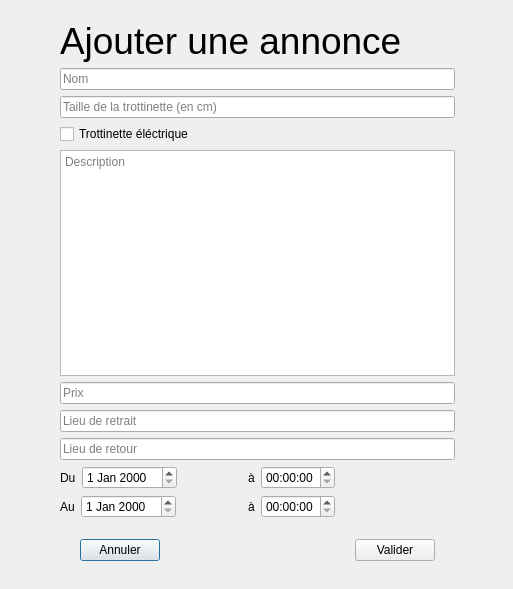
<?xml version="1.0" encoding="UTF-8"?>
<ui version="4.0">
 <class>AjouterAnnonce</class>
 <widget class="QDialog" name="AjouterAnnonce">
  <property name="geometry">
   <rect>
    <x>0</x>
    <y>0</y>
    <width>513</width>
    <height>589</height>
   </rect>
  </property>
  <property name="windowTitle">
   <string>Dialog</string>
  </property>
  <widget class="QWidget" name="gridLayoutWidget">
   <property name="geometry">
    <rect>
     <x>60</x>
     <y>0</y>
     <width>395</width>
     <height>561</height>
    </rect>
   </property>
   <layout class="QGridLayout" name="gridLayout">
    <item row="7" column="0">
     <widget class="QLineEdit" name="retrait">
      <property name="text">
       <string/>
      </property>
      <property name="placeholderText">
       <string>Lieu de retrait</string>
      </property>
     </widget>
    </item>
    <item row="11" column="0">
     <layout class="QHBoxLayout" name="horizontalLayout_3">
      <item>
       <widget class="QLabel" name="au">
        <property name="text">
         <string>Au</string>
        </property>
       </widget>
      </item>
      <item>
       <widget class="QDateEdit" name="dateFin"/>
      </item>
      <item>
       <spacer name="horizontalSpacer_4">
        <property name="orientation">
         <enum>Qt::Horizontal</enum>
        </property>
        <property name="sizeHint" stdset="0">
         <size>
          <width>40</width>
          <height>20</height>
         </size>
        </property>
       </spacer>
      </item>
      <item>
       <widget class="QLabel" name="a_2">
        <property name="text">
         <string>à</string>
        </property>
       </widget>
      </item>
      <item>
       <widget class="QTimeEdit" name="heureFin"/>
      </item>
      <item>
       <spacer name="horizontalSpacer_5">
        <property name="orientation">
         <enum>Qt::Horizontal</enum>
        </property>
        <property name="sizeType">
         <enum>QSizePolicy::Fixed</enum>
        </property>
        <property name="sizeHint" stdset="0">
         <size>
          <width>120</width>
          <height>20</height>
         </size>
        </property>
       </spacer>
      </item>
     </layout>
    </item>
    <item row="2" column="0">
     <widget class="QLineEdit" name="nom">
      <property name="text">
       <string/>
      </property>
      <property name="placeholderText">
       <string>Nom</string>
      </property>
     </widget>
    </item>
    <item row="8" column="0">
     <widget class="QLineEdit" name="retour">
      <property name="text">
       <string/>
      </property>
      <property name="placeholderText">
       <string>Lieu de retour</string>
      </property>
     </widget>
    </item>
    <item row="4" column="0">
     <widget class="QCheckBox" name="checkBox">
      <property name="text">
       <string>Trottinette éléctrique</string>
      </property>
     </widget>
    </item>
    <item row="3" column="0">
     <widget class="QLineEdit" name="taille">
      <property name="text">
       <string/>
      </property>
      <property name="placeholderText">
       <string>Taille de la trottinette (en cm)</string>
      </property>
     </widget>
    </item>
    <item row="10" column="0">
     <layout class="QHBoxLayout" name="horizontalLayout">
      <item>
       <widget class="QLabel" name="du">
        <property name="text">
         <string>Du</string>
        </property>
       </widget>
      </item>
      <item>
       <widget class="QDateEdit" name="dateDeb"/>
      </item>
      <item>
       <spacer name="horizontalSpacer_6">
        <property name="orientation">
         <enum>Qt::Horizontal</enum>
        </property>
        <property name="sizeHint" stdset="0">
         <size>
          <width>40</width>
          <height>20</height>
         </size>
        </property>
       </spacer>
      </item>
      <item>
       <widget class="QLabel" name="a">
        <property name="text">
         <string>à</string>
        </property>
       </widget>
      </item>
      <item>
       <widget class="QTimeEdit" name="heureDeb"/>
      </item>
      <item>
       <spacer name="horizontalSpacer_7">
        <property name="orientation">
         <enum>Qt::Horizontal</enum>
        </property>
        <property name="sizeType">
         <enum>QSizePolicy::Fixed</enum>
        </property>
        <property name="sizeHint" stdset="0">
         <size>
          <width>120</width>
          <height>20</height>
         </size>
        </property>
       </spacer>
      </item>
     </layout>
    </item>
    <item row="0" column="0">
     <spacer name="verticalSpacer">
      <property name="orientation">
       <enum>Qt::Vertical</enum>
      </property>
      <property name="sizeType">
       <enum>QSizePolicy::Fixed</enum>
      </property>
      <property name="sizeHint" stdset="0">
       <size>
        <width>20</width>
        <height>20</height>
       </size>
      </property>
     </spacer>
    </item>
    <item row="12" column="0">
     <spacer name="verticalSpacer_3">
      <property name="orientation">
       <enum>Qt::Vertical</enum>
      </property>
      <property name="sizeType">
       <enum>QSizePolicy::Fixed</enum>
      </property>
      <property name="sizeHint" stdset="0">
       <size>
        <width>20</width>
        <height>15</height>
       </size>
      </property>
     </spacer>
    </item>
    <item row="6" column="0">
     <widget class="QLineEdit" name="prix">
      <property name="placeholderText">
       <string>Prix</string>
      </property>
     </widget>
    </item>
    <item row="13" column="0">
     <layout class="QHBoxLayout" name="horizontalLayout_4">
      <item>
       <spacer name="horizontalSpacer_2">
        <property name="orientation">
         <enum>Qt::Horizontal</enum>
        </property>
        <property name="sizeType">
         <enum>QSizePolicy::Fixed</enum>
        </property>
        <property name="sizeHint" stdset="0">
         <size>
          <width>20</width>
          <height>20</height>
         </size>
        </property>
       </spacer>
      </item>
      <item>
       <widget class="QPushButton" name="annuler">
        <property name="text">
         <string>Annuler</string>
        </property>
       </widget>
      </item>
      <item>
       <spacer name="horizontalSpacer">
        <property name="orientation">
         <enum>Qt::Horizontal</enum>
        </property>
        <property name="sizeHint" stdset="0">
         <size>
          <width>50</width>
          <height>20</height>
         </size>
        </property>
       </spacer>
      </item>
      <item>
       <widget class="QPushButton" name="valider">
        <property name="text">
         <string>Valider</string>
        </property>
       </widget>
      </item>
      <item>
       <spacer name="horizontalSpacer_3">
        <property name="orientation">
         <enum>Qt::Horizontal</enum>
        </property>
        <property name="sizeType">
         <enum>QSizePolicy::Fixed</enum>
        </property>
        <property name="sizeHint" stdset="0">
         <size>
          <width>20</width>
          <height>20</height>
         </size>
        </property>
       </spacer>
      </item>
     </layout>
    </item>
    <item row="1" column="0">
     <widget class="QLabel" name="titre">
      <property name="font">
       <font>
        <pointsize>28</pointsize>
       </font>
      </property>
      <property name="text">
       <string>Ajouter une annonce</string>
      </property>
     </widget>
    </item>
    <item row="5" column="0">
     <widget class="QTextEdit" name="description">
      <property name="placeholderText">
       <string>Description</string>
      </property>
     </widget>
    </item>
   </layout>
  </widget>
 </widget>
 <resources/>
 <connections/>
</ui>
